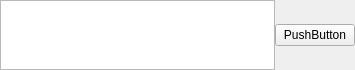
<?xml version="1.0" encoding="UTF-8"?>
<ui version="4.0">
 <class>ComboTree</class>
 <widget class="QWidget" name="ComboTree">
  <property name="geometry">
   <rect>
    <x>0</x>
    <y>0</y>
    <width>355</width>
    <height>27</height>
   </rect>
  </property>
  <property name="windowTitle">
   <string>Form</string>
  </property>
  <layout class="QHBoxLayout" name="horizontalLayout" stretch="0,0">
   <property name="spacing">
    <number>0</number>
   </property>
   <property name="margin">
    <number>0</number>
   </property>
   <item>
    <widget class="QListWidget" name="listWidget"/>
   </item>
   <item>
    <widget class="QPushButton" name="pushButton">
     <property name="text">
      <string>PushButton</string>
     </property>
    </widget>
   </item>
  </layout>
 </widget>
 <resources/>
 <connections/>
</ui>
